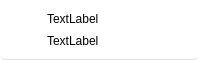
<?xml version="1.0" encoding="UTF-8"?>
<ui version="4.0">
 <class>chatCard</class>
 <widget class="QWidget" name="chatCard">
  <property name="geometry">
   <rect>
    <x>0</x>
    <y>0</y>
    <width>200</width>
    <height>60</height>
   </rect>
  </property>
  <property name="minimumSize">
   <size>
    <width>150</width>
    <height>60</height>
   </size>
  </property>
  <property name="maximumSize">
   <size>
    <width>200</width>
    <height>60</height>
   </size>
  </property>
  <property name="windowTitle">
   <string>Form</string>
  </property>
  <property name="styleSheet">
   <string notr="true">QWidget#chatCard {
    background-color: #ffffff;
    border-bottom: 1px solid #e0e0e0;
    border-radius: 6px;
}
QWidget#chatCard:hover {
    background-color: #f0f4f8;
}
QWidget#chatCard QLabel {
    background-color: transparent;
    border: none;
}
</string>
  </property>
  <layout class="QHBoxLayout" name="horizontalLayout_2">
   <item>
    <layout class="QHBoxLayout" name="horizontalLayout" stretch="1,4">
     <item>
      <widget class="QLabel" name="avatar_label">
       <property name="sizePolicy">
        <sizepolicy hsizetype="Ignored" vsizetype="Preferred">
         <horstretch>0</horstretch>
         <verstretch>0</verstretch>
        </sizepolicy>
       </property>
       <property name="maximumSize">
        <size>
         <width>30</width>
         <height>30</height>
        </size>
       </property>
       <property name="styleSheet">
        <string notr="true">border-radius: 20px;
</string>
       </property>
       <property name="text">
        <string/>
       </property>
       <property name="pixmap">
        <pixmap>../photo/user.jpg</pixmap>
       </property>
       <property name="scaledContents">
        <bool>true</bool>
       </property>
      </widget>
     </item>
     <item>
      <layout class="QVBoxLayout" name="verticalLayout">
       <item>
        <widget class="QLabel" name="name_label">
         <property name="text">
          <string>TextLabel</string>
         </property>
        </widget>
       </item>
       <item>
        <widget class="QLabel" name="msg_label">
         <property name="text">
          <string>TextLabel</string>
         </property>
        </widget>
       </item>
      </layout>
     </item>
    </layout>
   </item>
  </layout>
 </widget>
 <resources/>
 <connections/>
</ui>
